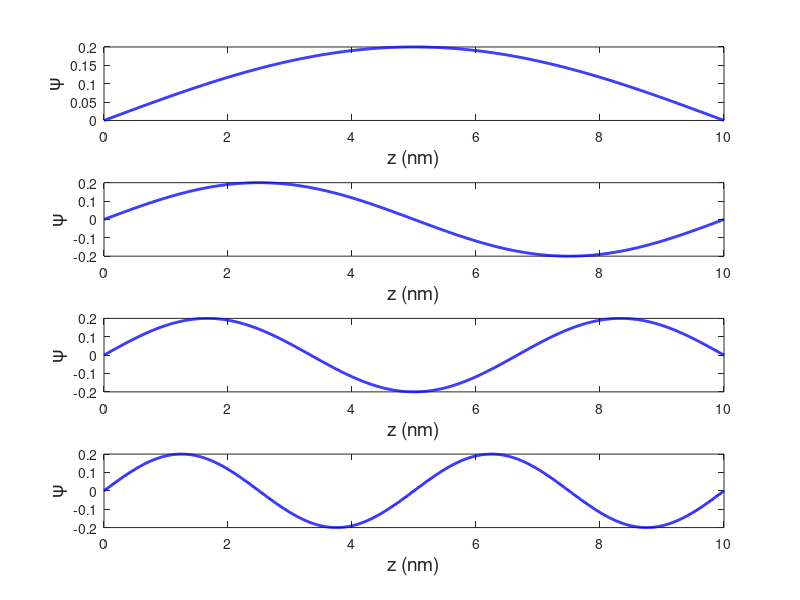
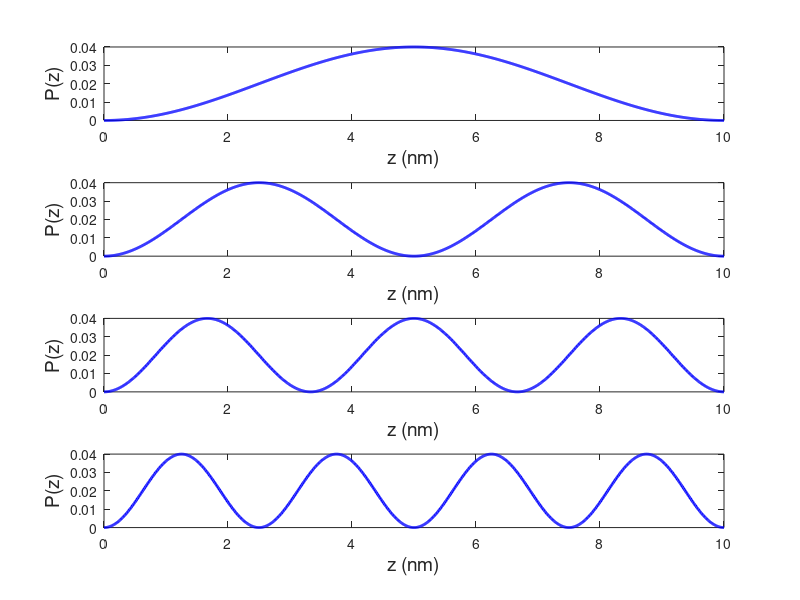

Write the MATLAB code that produced these figures, in order.
%%%%%%%%%%%%%%%%%%%%%% Infinite potential well for 1D case %%%%%%%%%%%%%%%%%%%%
clc
close all
clear all

%%Since we are considering a particle in a infinite potential well
%%% V(z)=0 inside the well
%Inside the well entire energy is kinetic energy

% E = (pz^2)/2m
% therefore wave functions have the form
%psi(z)=A*sin(x(2m(Ex)/h^2)^0.5) 

%Using boundary conditions at psi(L,y)=psi(x,L)=0

L=10;   %width of the potential well in nm
N=1000;
z = linspace(0,L,N);
%%%%%%%%%%%%%%%%%%%%Defining the solution%%%%%%%%%%%%%%%%%%
n = 4;  %Number of waveforms
figure
for i=1:n
    
    psi = (2/L)*sin((i*pi.*(z))/L);
    subplot(4,1,i) 
    plot(z,psi,'b','linewidth',2);
    xlabel('z (nm)','fontSize',14);
    ylabel('\psi','fontSize',14);
end

figure
%%%%%%%%%%%%%%%Plotting the probability Distribution%%%%%%%%
for i=1:n
    
    P = abs(((2/L)*sin((i*pi.*(z))/L)).^2);
    subplot(4,1,i) 
    plot(z,P,'b','linewidth',2);
    xlabel('z (nm)','fontSize',14);
    ylabel('P(z)','fontSize',14);
end
